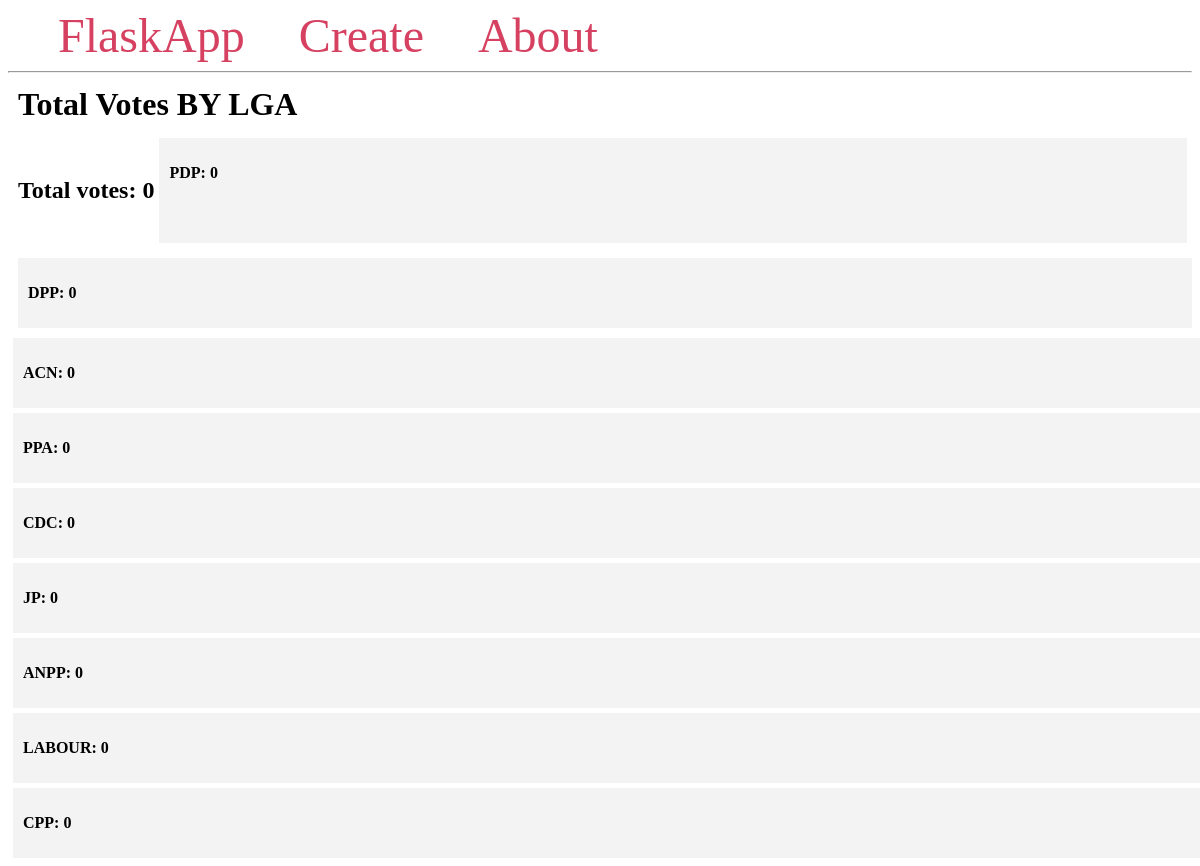
The page /total_lga/19 on the database its author committed.
### tables this page shows
CREATE TABLE 'party' (
  'id' int PRIMARY KEY,
  'partyid' varchar(11) NOT NULL,
  'partyname' varchar(11) NOT NULL
);

### app.py (the view)
@app.route('/total_lga/<int:lga_id>')
def total_lga(lga_id):
    polling_unit = session.query(PollingUnit).filter_by(lga_id=lga_id).all()
    polling_units = [[i.partyname, 0] for i in session.query(Party).all()]
    total = 0
    for res in polling_unit:
        polling_unit_id = res.polling_unit_id
        print( polling_unit_id)
        polling_unit_result = get_polling_unit(polling_unit_id)
        print(polling_units)
        i = 0
        for item in polling_unit_result:
            if item[0] == polling_units[i][0]:
                polling_units[i][1] += item[1]
                total += item[1]
                i += 1
    print(total)
    response = {
        "polling_units": polling_units,
        "total": total
    }
    return render_template('total_lga.html', response=response)

### app.py (called while the page is built)
def get_polling_unit(id):
    announced_pu_results = session.query(AnnouncedPuResults).filter_by(polling_unit_uniqueid=id).all()
    result = []
    for res in announced_pu_results:
        party, score = res.party_abbreviation, res.party_score
        result.append([
            party,
            score
        ])
    return result

### templates/total_lga.html (shortened to what this page needs)
{% extends 'base.html' %}
{% block content %}
    <h1 class="title">{% block title %} Total Votes BY LGA {% endblock %}</h1>
    <div class="content">
      <h2><p><b>Total votes: {{ response['total'] }}</b></p></h2><br/>
        {% for party in response['polling_units'] %}
            <div class="student">
                <p><b>{{ party[0] }}: {{ party[1] }}</b></p>
                </div>
            </div>
        {% endfor %}
{% endblock %}

### templates/base.html (style rules this page uses)
.title { margin: 5px; }
.content { margin: 5px; width: 100%; display: flex; flex-direction: row; flex-wrap: wrap; }
.student { flex: 20%; padding: 10px; margin: 5px; background-color: #f3f3f3; inline-size: 100%; }

### rows shown on the page
party: partyname "PDP", party "0"
party: partyname "DPP", party "0"
party: partyname "ACN", party "0"
party: partyname "PPA", party "0"
party: partyname "CDC", party "0"
party: partyname "JP", party "0"
party: partyname "ANPP", party "0"
party: partyname "LABOUR", party "0"
party: partyname "CPP", party "0"

### other values the page prints
{{ response['total'] }} "0"
